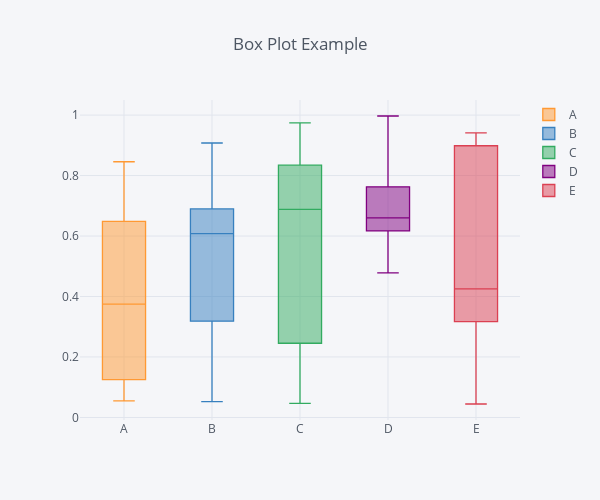

Notebook code cell kept with this figure:
### Markdown cell above
## Box Plot Example

### Code cell
iplot(df.iplot(asFigure=True, kind='box', title='Box Plot Example', dimensions=(600,500)), show_link=False)

### Figure 1 — Plotly figure (JSON) as saved in the notebook; plotly's stock layout.template omitted (floating-point values rounded to 4 significant figures)
{"data": [{"boxpoints": false, "line": {"width": 1.3}, "marker": {"color": "rgba(255, 153, 51, 1.0)"}, "name": "A", "type": "box", "y": [0.8457, 0.6808, 0.3882, 0.05757, 0.3611, 0.187, 0.6008, 0.1253, 0.6486, 0.05487]}, {"boxpoints": false, "line": {"width": 1.3}, "marker": {"color": "rgba(55, 128, 191, 1.0)"}, "name": "B", "type": "box", "y": [0.3183, 0.05217, 0.9076, 0.2763, 0.5961, 0.6192, 0.8943, 0.6897, 0.6601, 0.4311]}, {"boxpoints": false, "line": {"width": 1.3}, "marker": {"color": "rgba(50, 171, 96, 1.0)"}, "name": "C", "type": "box", "y": [0.5479, 0.9739, 0.04675, 0.2455, 0.1185, 0.8343, 0.8151, 0.7997, 0.5769, 0.9287]}, {"boxpoints": false, "line": {"width": 1.3}, "marker": {"color": "rgba(128, 0, 128, 1.0)"}, "name": "D", "type": "box", "y": [0.5635, 0.6601, 0.6168, 0.9969, 0.7627, 0.6603, 0.6551, 0.4778, 0.731, 0.9209]}, {"boxpoints": false, "line": {"width": 1.3}, "marker": {"color": "rgba(219, 64, 82, 1.0)"}, "name": "E", "type": "box", "y": [0.941, 0.3242, 0.4228, 0.0445, 0.2944, 0.8986, 0.5133, 0.3169, 0.4281, 0.9103]}], "layout": {"height": 500, "legend": {"bgcolor": "#F5F6F9", "font": {"color": "#4D5663"}}, "paper_bgcolor": "#F5F6F9", "plot_bgcolor": "#F5F6F9", "title": "Box Plot Example", "titlefont": {"color": "#4D5663"}, "width": 600, "xaxis1": {"gridcolor": "#E1E5ED", "showgrid": true, "tickfont": {"color": "#4D5663"}, "title": "", "titlefont": {"color": "#4D5663"}, "zerolinecolor": "#E1E5ED"}, "yaxis1": {"gridcolor": "#E1E5ED", "showgrid": true, "tickfont": {"color": "#4D5663"}, "title": "", "titlefont": {"color": "#4D5663"}, "zerolinecolor": "#E1E5ED"}}}
